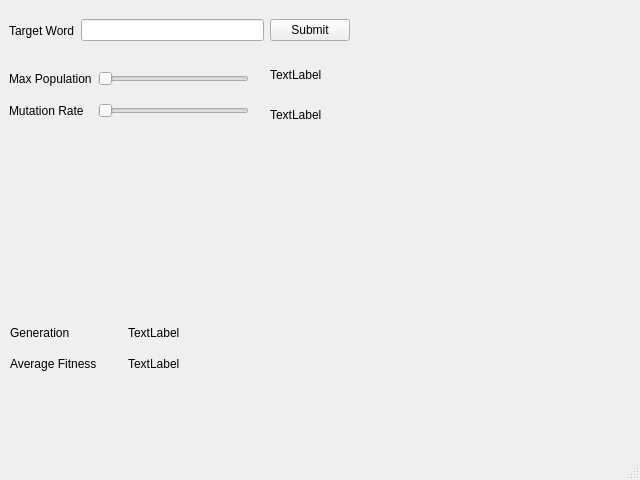
<?xml version="1.0" encoding="UTF-8"?>
<ui version="4.0">
 <class>MainWindow</class>
 <widget class="QMainWindow" name="MainWindow">
  <property name="geometry">
   <rect>
    <x>0</x>
    <y>0</y>
    <width>640</width>
    <height>480</height>
   </rect>
  </property>
  <property name="windowTitle">
   <string>MainWindow</string>
  </property>
  <widget class="QWidget" name="centralwidget">
   <widget class="QWidget" name="horizontalLayoutWidget">
    <property name="geometry">
     <rect>
      <x>9</x>
      <y>0</y>
      <width>341</width>
      <height>61</height>
     </rect>
    </property>
    <layout class="QHBoxLayout" name="InputLayout">
     <item>
      <widget class="QLabel" name="label">
       <property name="text">
        <string>Target Word</string>
       </property>
      </widget>
     </item>
     <item>
      <widget class="QLineEdit" name="edt_target"/>
     </item>
     <item>
      <widget class="QPushButton" name="btn_submit">
       <property name="text">
        <string>Submit</string>
       </property>
      </widget>
     </item>
    </layout>
   </widget>
   <widget class="QWidget" name="horizontalLayoutWidget_2">
    <property name="geometry">
     <rect>
      <x>10</x>
      <y>150</y>
      <width>410</width>
      <height>110</height>
     </rect>
    </property>
    <layout class="QHBoxLayout" name="WordFinder"/>
   </widget>
   <widget class="QWidget" name="verticalLayoutWidget">
    <property name="geometry">
     <rect>
      <x>450</x>
      <y>0</y>
      <width>191</width>
      <height>431</height>
     </rect>
    </property>
    <layout class="QVBoxLayout" name="verticalLayout">
     <item>
      <widget class="QLabel" name="lbl_gen1">
       <property name="enabled">
        <bool>true</bool>
       </property>
       <property name="text">
        <string/>
       </property>
      </widget>
     </item>
     <item>
      <widget class="QLabel" name="lbl_gen2">
       <property name="enabled">
        <bool>true</bool>
       </property>
       <property name="text">
        <string/>
       </property>
      </widget>
     </item>
     <item>
      <widget class="QLabel" name="lbl_gen3">
       <property name="enabled">
        <bool>true</bool>
       </property>
       <property name="text">
        <string/>
       </property>
      </widget>
     </item>
     <item>
      <widget class="QLabel" name="lbl_gen4">
       <property name="enabled">
        <bool>true</bool>
       </property>
       <property name="text">
        <string/>
       </property>
      </widget>
     </item>
     <item>
      <widget class="QLabel" name="lbl_gen5">
       <property name="enabled">
        <bool>true</bool>
       </property>
       <property name="text">
        <string/>
       </property>
      </widget>
     </item>
     <item>
      <widget class="QLabel" name="lbl_gen6">
       <property name="enabled">
        <bool>true</bool>
       </property>
       <property name="text">
        <string/>
       </property>
      </widget>
     </item>
     <item>
      <widget class="QLabel" name="lbl_gen7">
       <property name="enabled">
        <bool>true</bool>
       </property>
       <property name="text">
        <string/>
       </property>
      </widget>
     </item>
     <item>
      <widget class="QLabel" name="lbl_gen8">
       <property name="enabled">
        <bool>true</bool>
       </property>
       <property name="text">
        <string/>
       </property>
      </widget>
     </item>
     <item>
      <widget class="QLabel" name="lbl_gen9">
       <property name="enabled">
        <bool>true</bool>
       </property>
       <property name="text">
        <string/>
       </property>
      </widget>
     </item>
     <item>
      <widget class="QLabel" name="lbl_gen10">
       <property name="enabled">
        <bool>true</bool>
       </property>
       <property name="text">
        <string/>
       </property>
      </widget>
     </item>
    </layout>
   </widget>
   <widget class="QWidget" name="verticalLayoutWidget_2">
    <property name="geometry">
     <rect>
      <x>9</x>
      <y>60</y>
      <width>240</width>
      <height>70</height>
     </rect>
    </property>
    <layout class="QVBoxLayout" name="sliderLayout">
     <item>
      <layout class="QHBoxLayout" name="PopSlider">
       <item>
        <widget class="QLabel" name="lbl_popTitle">
         <property name="text">
          <string>Max Population</string>
         </property>
        </widget>
       </item>
       <item>
        <widget class="QSlider" name="sld_popSize">
         <property name="maximum">
          <number>5000</number>
         </property>
         <property name="orientation">
          <enum>Qt::Horizontal</enum>
         </property>
        </widget>
       </item>
      </layout>
     </item>
     <item>
      <layout class="QHBoxLayout" name="MutationSlider">
       <property name="spacing">
        <number>14</number>
       </property>
       <item>
        <widget class="QLabel" name="lbl_mutTitle">
         <property name="text">
          <string>Mutation Rate</string>
         </property>
        </widget>
       </item>
       <item>
        <widget class="QSlider" name="sld_mutRate">
         <property name="maximum">
          <number>100</number>
         </property>
         <property name="singleStep">
          <number>1</number>
         </property>
         <property name="orientation">
          <enum>Qt::Horizontal</enum>
         </property>
        </widget>
       </item>
      </layout>
     </item>
    </layout>
   </widget>
   <widget class="QWidget" name="verticalLayoutWidget_3">
    <property name="geometry">
     <rect>
      <x>10</x>
      <y>320</y>
      <width>229</width>
      <height>56</height>
     </rect>
    </property>
    <layout class="QVBoxLayout" name="verticalLayout_2">
     <item>
      <layout class="QHBoxLayout" name="horizontalLayout">
       <item>
        <widget class="QLabel" name="lbl_currentGenTitle">
         <property name="text">
          <string>Generation</string>
         </property>
        </widget>
       </item>
       <item>
        <widget class="QLabel" name="lbl_currentGen">
         <property name="text">
          <string>TextLabel</string>
         </property>
        </widget>
       </item>
      </layout>
     </item>
     <item>
      <layout class="QHBoxLayout" name="horizontalLayout_3">
       <item>
        <widget class="QLabel" name="lbl_avgFitnessTitle">
         <property name="frameShape">
          <enum>QFrame::NoFrame</enum>
         </property>
         <property name="text">
          <string>Average Fitness</string>
         </property>
        </widget>
       </item>
       <item>
        <widget class="QLabel" name="lbl_avgFitness">
         <property name="text">
          <string>TextLabel</string>
         </property>
        </widget>
       </item>
      </layout>
     </item>
    </layout>
   </widget>
   <widget class="QLabel" name="lbl_popSize">
    <property name="geometry">
     <rect>
      <x>270</x>
      <y>60</y>
      <width>68</width>
      <height>29</height>
     </rect>
    </property>
    <property name="text">
     <string>TextLabel</string>
    </property>
   </widget>
   <widget class="QLabel" name="lbl_mutRate">
    <property name="geometry">
     <rect>
      <x>270</x>
      <y>100</y>
      <width>68</width>
      <height>29</height>
     </rect>
    </property>
    <property name="text">
     <string>TextLabel</string>
    </property>
   </widget>
  </widget>
  <widget class="QMenuBar" name="menubar">
   <property name="geometry">
    <rect>
     <x>0</x>
     <y>0</y>
     <width>640</width>
     <height>25</height>
    </rect>
   </property>
  </widget>
  <widget class="QStatusBar" name="statusbar"/>
 </widget>
 <resources/>
 <connections/>
</ui>
